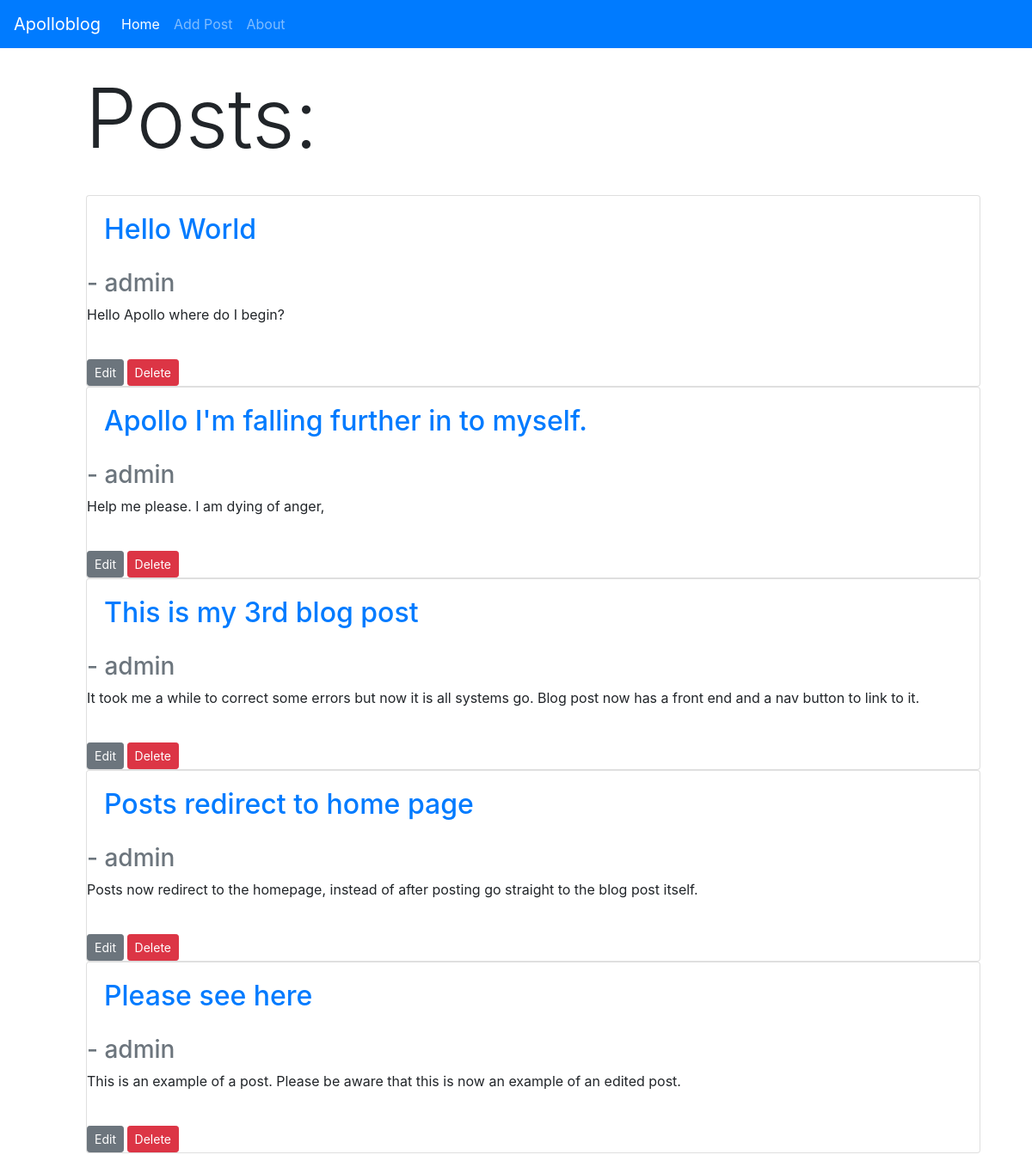
The app's page /, older data.
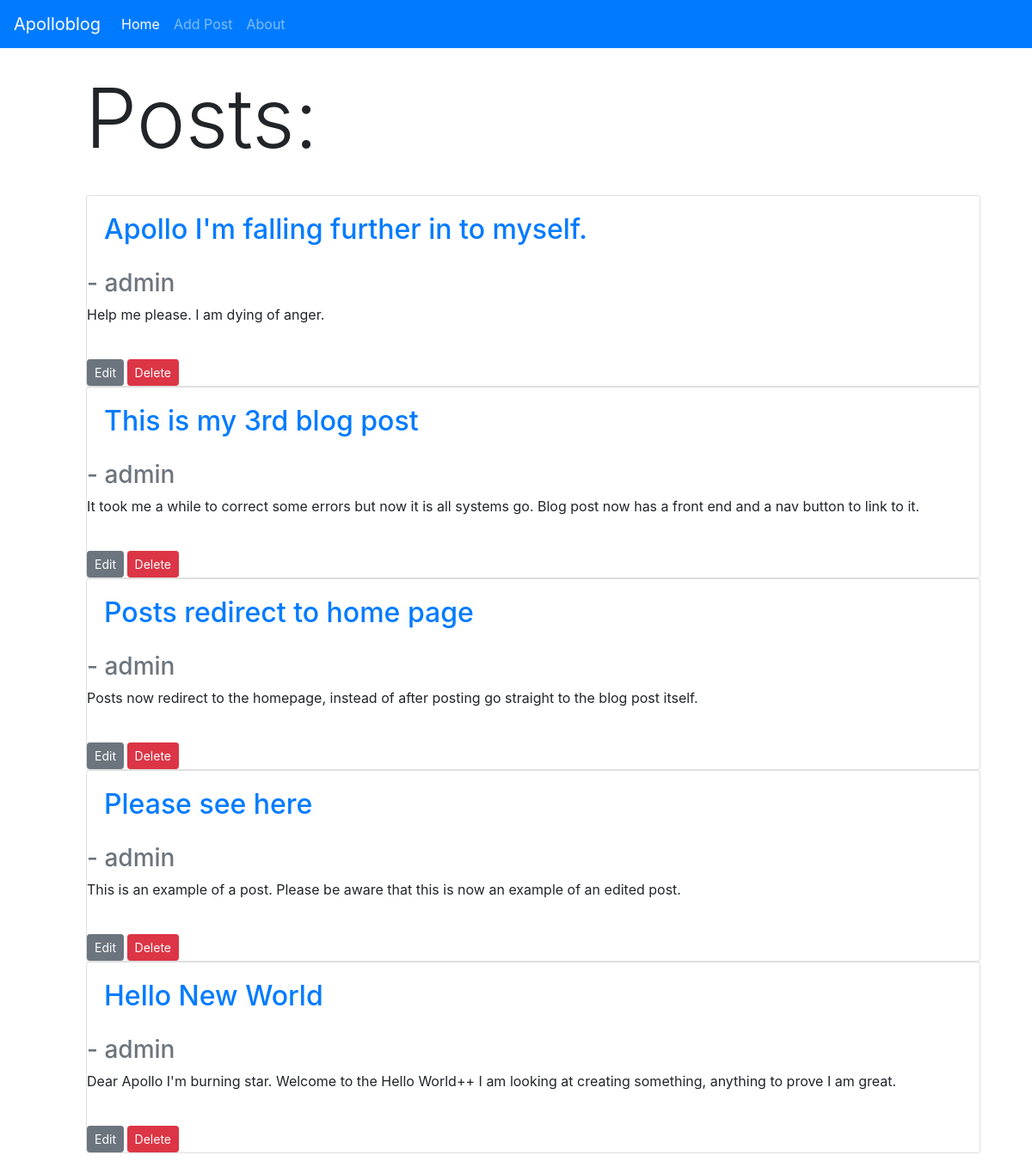
The same page, newer data.
### blogroot/models.py (models this page shows, shortened)
class Post(models.Model):
	title = models.CharField(max_length=255) #max char length
	title_tag = models.CharField(max_length=255)
	author = models.ForeignKey(User, on_delete=models.CASCADE) #if user is deleted all related posts are
	body = models.TextField() #input field for text
	name = "Apollo Blog"
	post_date = models.DateField(auto_now_add = True)

### blogroot/views.py (the view)
# urls.py: path('', HomeView.as_view(), name='home'),
class HomeView(ListView): # pass in ListView
	model = Post #so our post will appear as a list on homepage
	template_name = 'home.html' #home.html template already created
	ordering = ['-post_date']

### blogroot/templates/home.html (shortened to what this page needs)
{% extends 'base.html' %}
{% block content %}
<body>
<div class="container-fluid">
<div class="container">
<div class="col px-lg-4">
<h1 class="display-1">Posts:</h1> <br />
</div>
</div>
<ul>
{% for post in object_list %}
<div class="card">
	<div class="card-body">
		<a  href="{% url 'article_detail' post.pk %}">
		<h2 class="card-title">{{ post.title }}</h2></a>
	</div>
	 	<h3 class="card-subtitle mb-2 text-muted"> - {{ post.author.username }} </h3>
	 	<p class ="card-text"> {{ post.body }} </p> <br />
	 	<small><a href="{% url 'update_post' post.pk %}" class="btn btn-secondary btn-sm">Edit</a>
	 	<a href="{% url 'delete_post' post.pk %}" class="btn btn-danger btn-sm">Delete</a></small>
	</div>
{% endfor %}
</ul>
</body>
{% endblock %}

### blogroot/templates/base.html (shortened to what this page needs)
<!doctype html>
<html lang="en">
  <head>
    <link rel="stylesheet" href="https://cdn.jsdelivr.net/npm/bootstrap@4.4.1/dist/css/bootstrap.min.css">
  </head>
  <body>
    <nav class="navbar navbar-expand-lg navbar-dark bg-primary">
  <a class="navbar-brand" href="{% url 'home' %}"> Apolloblog </a>
  <div class="collapse navbar-collapse" id="navbarNavDropdown">
    <ul class="navbar-nav">
      <li class="nav-item active">
        <a class="nav-link" href="{% url 'home' %}">Home</a>
      </li>
      <li class="nav-item">
        <a class="nav-link" href="{% url 'add_post' %}">Add Post</a>
      </li>
      <li class="nav-item">
        <a class="nav-link" href="#">About</a>
      </li>
    </ul>
  </div>
</nav>
<br/>
<div class="container">
  {% block content %}
  {% endblock %}
</div>
  </body>
</html>

Row changes from the older to the newer data that the page shows:
removed Post: title "Hello World", author.username "admin", body "Hello Apollo where do I begin?"
changed Post "Apollo I'm falling further in to myself.": body "Help me please. I am dying of anger," → "Help me please. I am dying of anger."
added Post: title "Hello New World", author.username "admin", body "Dear Apollo I'm burning star. Welcome to the Hello World++ I am looking at creating something, anything to prove I am great."
